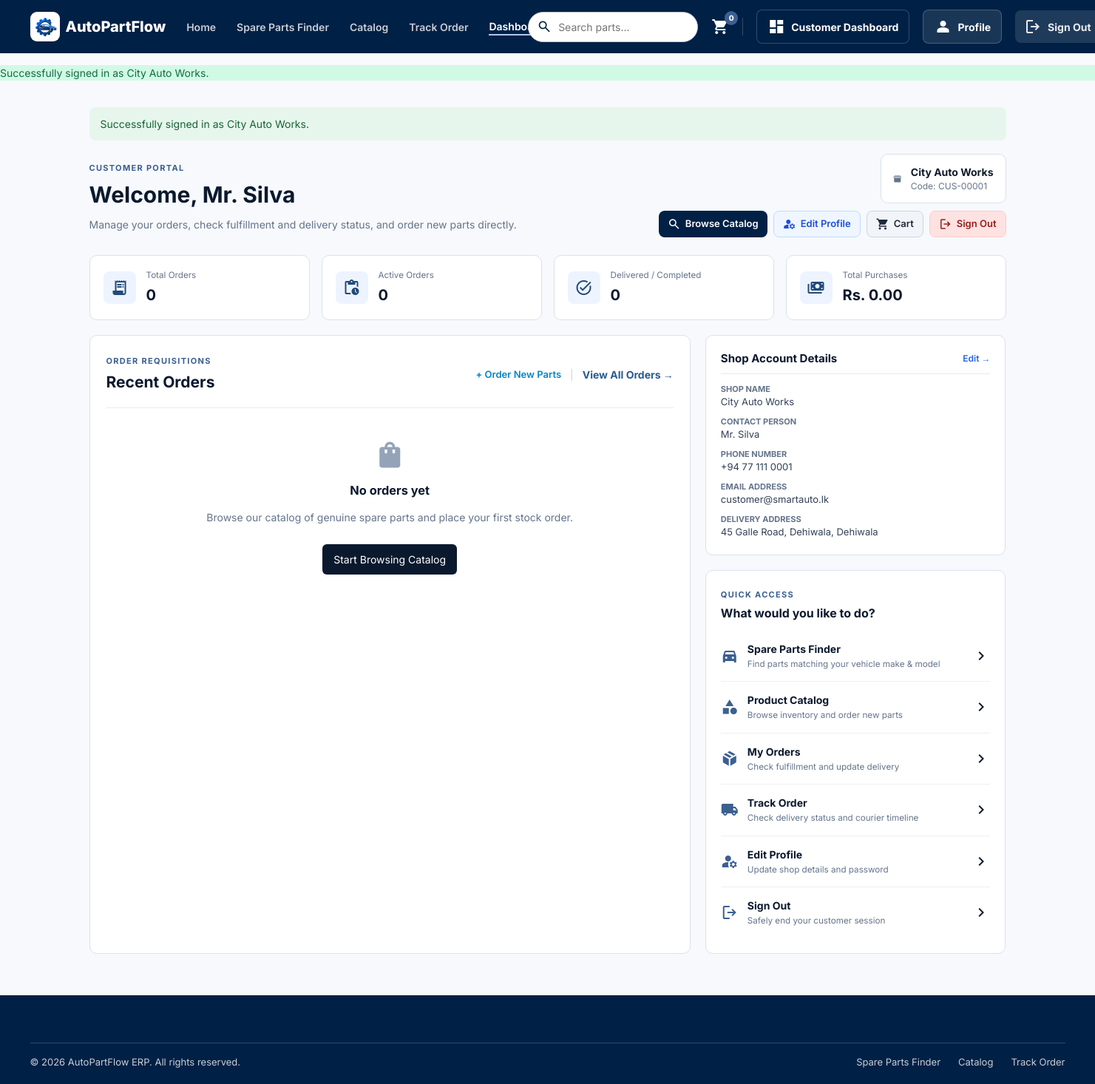
Screenshot of /customer/dashboard (signed in) with the database file from the repository.
### tables this page shows
CREATE TABLE shops (
    id                 INT UNSIGNED AUTO_INCREMENT PRIMARY KEY,
    customer_id        INT UNSIGNED NOT NULL UNIQUE,
    shop_name          VARCHAR(150) NOT NULL,
    registration_no    VARCHAR(50)  DEFAULT NULL,
    credit_limit       DECIMAL(14,2) NOT NULL DEFAULT 0.00,
    credit_balance     DECIMAL(14,2) NOT NULL DEFAULT 0.00 COMMENT 'Outstanding credit owed',
    payment_terms_days TINYINT UNSIGNED NOT NULL DEFAULT 30,
    assigned_rep_id    INT UNSIGNED DEFAULT NULL COMMENT 'Assigned sales representative',
    deleted_at         DATETIME     DEFAULT NULL,
    created_at         TIMESTAMP    DEFAULT CURRENT_TIMESTAMP,
    updated_at         TIMESTAMP    DEFAULT CURRENT_TIMESTAMP ON UPDATE CURRENT_TIMESTAMP,
    INDEX idx_shops_rep (assigned_rep_id),
    CONSTRAINT fk_shops_customer FOREIGN KEY (customer_id) REFERENCES customers(id),
    CONSTRAINT fk_shops_rep FOREIGN KEY (assigned_rep_id) REFERENCES employees(id) ON DELETE SET NULL
);

CREATE TABLE customers (
    id             INT UNSIGNED AUTO_INCREMENT PRIMARY KEY,
    customer_code  VARCHAR(20)  NOT NULL UNIQUE,
    customer_type  ENUM('shop','walking') NOT NULL DEFAULT 'shop',
    name           VARCHAR(150) NOT NULL,
    contact_person VARCHAR(150) DEFAULT NULL,
    phone          VARCHAR(20)  DEFAULT NULL,
    email          VARCHAR(150) DEFAULT NULL,
    address        TEXT         DEFAULT NULL,
    city           VARCHAR(100) DEFAULT NULL,
    notes          TEXT         DEFAULT NULL,
    is_active      TINYINT(1)   NOT NULL DEFAULT 1,
    deleted_at     DATETIME     DEFAULT NULL,
    created_at     TIMESTAMP    DEFAULT CURRENT_TIMESTAMP,
    updated_at     TIMESTAMP    DEFAULT CURRENT_TIMESTAMP ON UPDATE CURRENT_TIMESTAMP,
    INDEX idx_customers_type (customer_type),
    INDEX idx_customers_name (name)
);

### app/Views/customer/dashboard.php (the view, shortened to what the rows shown need)
<?php
$customer = $customer ?? [];
$stats = $stats ?? [];
$recentOrders = $recentOrders ?? ($orders ?? []);
$contactName = $customer['contact_person'] ?: ($customer['name'] ?: ($_SESSION['full_name'] ?? 'Customer'));
$shopName = $customer['shop_name'] ?: ($customer['name'] ?: 'Shop Customer');
?>
<section class="customer-dashboard">
    <div class="customer-dashboard__container">
        <?php if (!empty($flash)): ?>
            <div class="customer-flash customer-flash--<?= e($flash['type']) ?>"><?= e($flash['message']) ?></div>
        <?php endif; ?>
        <div class="customer-welcome">
            <div>
                <span class="customer-eyebrow">CUSTOMER PORTAL</span>
                <h1>Welcome, <?= e($contactName) ?></h1>
                <p>Manage your orders, check fulfillment and delivery status, and order new parts directly.</p>
            </div>
            <div style="display: flex; flex-direction: column; align-items: flex-end; gap: 10px;">
                <div class="customer-profile-chip">
                    <span class="material-symbols-outlined">storefront</span>
                    <div>
                        <strong><?= e($shopName) ?></strong>
                        <span>Code: <?= e($customer['customer_code'] ?? 'CUS-00001') ?></span>
                    </div>
                </div>
                <div style="display: flex; gap: 8px; flex-wrap: wrap;">
                    <a href="<?= url('catalog') ?>" style="display: inline-flex; align-items: center; gap: 6px; padding: 7px 12px; border-radius: 8px; background: #002045; color: #fff; text-decoration: none; font-size: 13px; font-weight: 600;">
                        <span class="material-symbols-outlined" style="font-size: 18px;">search</span>
                        Browse Catalog
                    </a>
                    <a href="<?= url('profile') ?>" style="display: inline-flex; align-items: center; gap: 6px; padding: 7px 12px; border-radius: 8px; background: #eff6ff; color: #1d4ed8; border: 1px solid #bfdbfe; text-decoration: none; font-size: 13px; font-weight: 600;">
                        <span class="material-symbols-outlined" style="font-size: 18px;">manage_accounts</span>
                        Edit Profile
                    </a>
                    <a href="<?= url('cart') ?>" style="display: inline-flex; align-items: center; gap: 6px; padding: 7px 12px; border-radius: 8px; background: #f1f5f9; color: #1e293b; border: 1px solid #cbd5e1; text-decoration: none; font-size: 13px; font-weight: 600;">
                        <span class="material-symbols-outlined" style="font-size: 18px;">shopping_cart</span>
                        Cart
                    </a>
                    <a href="<?= url('logout') ?>" style="display: inline-flex; align-items: center; gap: 6px; padding: 7px 12px; border-radius: 8px; background: #fee2e2; color: #991b1b; border: 1px solid #fecaca; text-decoration: none; font-size: 13px; font-weight: 600;" title="Sign out">
                        <span class="material-symbols-outlined" style="font-size: 18px;">logout</span>
                        Sign Out
                    </a>
                </div>
            </div>
        </div>
        <div class="customer-stats">
            <article>
                <span class="material-symbols-outlined">receipt_long</span>
                <div>
                    <small>Total Orders</small>
                    <strong><?= (int) ($stats['total_orders'] ?? count($recentOrders)) ?></strong>
                </div>
            </article>
            <article>
                <span class="material-symbols-outlined">pending_actions</span>
                <div>
                    <small>Active Orders</small>
                    <strong><?= (int) ($stats['active_orders'] ?? 0) ?></strong>
                </div>
            </article>
            <article>
                <span class="material-symbols-outlined">task_alt</span>
                <div>
                    <small>Delivered / Completed</small>
                    <strong><?= (int) ($stats['completed_orders'] ?? 0) ?></strong>
                </div>
            </article>
            <article>
                <span class="material-symbols-outlined">payments</span>
                <div>
                    <small>Total Purchases</small>
                    <strong>Rs. <?= number_format((float) ($stats['total_value'] ?? 0), 2) ?></strong>
                </div>
            </article>
        </div>
        <div class="customer-dashboard__grid">
            <section class="customer-panel">
                <div class="customer-panel__header">
                    <div>
                        <span class="customer-eyebrow">ORDER REQUISITIONS</span>
                        <h2>Recent Orders</h2>
                    </div>
                    <div style="display: flex; gap: 12px; align-items: center;">
                        <a href="<?= url('catalog') ?>" style="color: #0284c7; font-weight: 600; text-decoration: none; font-size: 13px;">+ Order New Parts</a>
                        <span style="color: #cbd5e1;">|</span>
                        <a href="<?= url('orders') ?>">View All Orders &rarr;</a>
                    </div>
                </div>
                <?php if (empty($recentOrders)): ?>
                    <div class="customer-empty">
                        <span class="material-symbols-outlined">shopping_bag</span>
                        <h3>No orders yet</h3>
                        <p>Browse our catalog of genuine spare parts and place your first stock order.</p>
                        <a class="customer-primary" href="<?= url('catalog') ?>">Start Browsing Catalog</a>
                    </div>
                <?php endif; ?>
            </section>
            <aside style="display: flex; flex-direction: column; gap: 20px;">
                <div class="customer-panel" style="padding: 20px;">
                    <div style="display: flex; justify-content: space-between; align-items: center; margin-bottom: 12px; padding-bottom: 8px; border-bottom: 1px solid #e5eaf0;">
                        <h3 style="margin: 0; font-size: 15px; font-weight: 700; color: #0b192e;">Shop Account Details</h3>
                        <a href="<?= url('profile') ?>" style="font-size: 12px; color: #2563eb; text-decoration: none; font-weight: 600;">Edit &rarr;</a>
                    </div>
                    <div style="display: flex; flex-direction: column; gap: 8px; font-size: 13px; color: #334155;">
                        <div><strong style="color: #64748b; font-size: 11px; text-transform: uppercase; display: block;">Shop Name</strong><?= e($shopName) ?></div>
                        <div><strong style="color: #64748b; font-size: 11px; text-transform: uppercase; display: block;">Contact Person</strong><?= e($contactName) ?></div>
                        <div><strong style="color: #64748b; font-size: 11px; text-transform: uppercase; display: block;">Phone Number</strong><?= e($customer['phone'] ?? 'Not set') ?></div>
                        <div><strong style="color: #64748b; font-size: 11px; text-transform: uppercase; display: block;">Email Address</strong><?= e($customer['email'] ?? 'Not set') ?></div>
                        <?php if (!empty($customer['address'])): ?>
                            <div><strong style="color: #64748b; font-size: 11px; text-transform: uppercase; display: block;">Delivery Address</strong><?= e($customer['address']) ?><?= !empty($customer['city']) ? ', ' . e($customer['city']) : '' ?></div>
                        <?php endif; ?>
                    </div>
                </div>
                <div class="customer-panel customer-quick-links" style="padding: 20px;">
                    <span class="customer-eyebrow">QUICK ACCESS</span>
                    <h2 style="font-size: 16px; margin: 4px 0 12px;">What would you like to do?</h2>
                    <a href="<?= url('finder') ?>">
                        <span class="material-symbols-outlined">directions_car</span>
                        <div><strong>Spare Parts Finder</strong><small>Find parts matching your vehicle make & model</small></div>
                        <span class="material-symbols-outlined">chevron_right</span>
                    </a>
                    <a href="<?= url('catalog') ?>">
                        <span class="material-symbols-outlined">category</span>
                        <div><strong>Product Catalog</strong><small>Browse inventory and order new parts</small></div>
                        <span class="material-symbols-outlined">chevron_right</span>
                    </a>
                    <a href="<?= url('orders') ?>">
                        <span class="material-symbols-outlined">package_2</span>
                        <div><strong>My Orders</strong><small>Check fulfillment and update delivery</small></div>
                        <span class="material-symbols-outlined">chevron_right</span>
                    </a>
                    <a href="<?= url('track-order') ?>">
                        <span class="material-symbols-outlined">local_shipping</span>
                        <div><strong>Track Order</strong><small>Check delivery status and courier timeline</small></div>
                        <span class="material-symbols-outlined">chevron_right</span>
                    </a>
                    <a href="<?= url('profile') ?>">
                        <span class="material-symbols-outlined">manage_accounts</span>
                        <div><strong>Edit Profile</strong><small>Update shop details and password</small></div>
                        <span class="material-symbols-outlined">chevron_right</span>
                    </a>
                    <a href="<?= url('logout') ?>">
                        <span class="material-symbols-outlined">logout</span>
                        <div><strong>Sign Out</strong><small>Safely end your customer session</small></div>
                        <span class="material-symbols-outlined">chevron_right</span>
                    </a>
                </div>
            </aside>
        </div>
    </div>
</section>

### app/Core/Router.php (shortened to what the rows shown need)
<?php
class Router
{
    private array $routes = [];
    private function addRoute(string $method, string $path, string $handler): void
    {
        $this->routes[] = [
            'method'  => $method,
            'path'    => $this->normalizePath($path),
            'handler' => $handler,
        ];
    }
    public function dispatch(string $uri, string $method): void
    {
        $uri = $this->normalizePath(parse_url($uri, PHP_URL_PATH) ?: '/');
        foreach ($this->routes as $route) {
            if ($route['method'] !== strtoupper($method)) {
                continue;
            }
            $params = $this->matchRoute($route['path'], $uri);
            if ($params !== false) {
                $this->callHandler($route['handler'], $params);
                return;
            }
        }
    }
    private function matchRoute(string $routePath, string $uri): array|false
    {
        $routeParts = explode('/', trim($routePath, '/'));
        $uriParts   = explode('/', trim($uri, '/'));
        if (count($routeParts) !== count($uriParts)) {
            return false;
        }
        $params = [];
        return $params;
    }
    private function callHandler(string $handler, array $params): void
    {
        [$controllerName, $method] = explode('@', $handler);
        $controller = new $controllerClass();
        call_user_func_array([$controller, $method], $params);
    }
    private function normalizePath(string $path): string
    {
        $path = '/' . trim($path, '/');
        return $path === '/' ? '/' : rtrim($path, '/');
    }
}

### rows the page displays
shops: customer.contact_person "Mr. Silva", shop_name "City Auto Works", customer.customer_code "CUS-00001", customer.phone "+94 77 111 0001", customer.email "customer@smartauto.lk", customer.address "45 Galle Road, Dehiwala", customer.city "Dehiwala"

### other values shown
$stats['total_orders'] "0"
$stats['active_orders'] "0"
$stats['completed_orders'] "0"
$stats['total_value'] "0.00"
